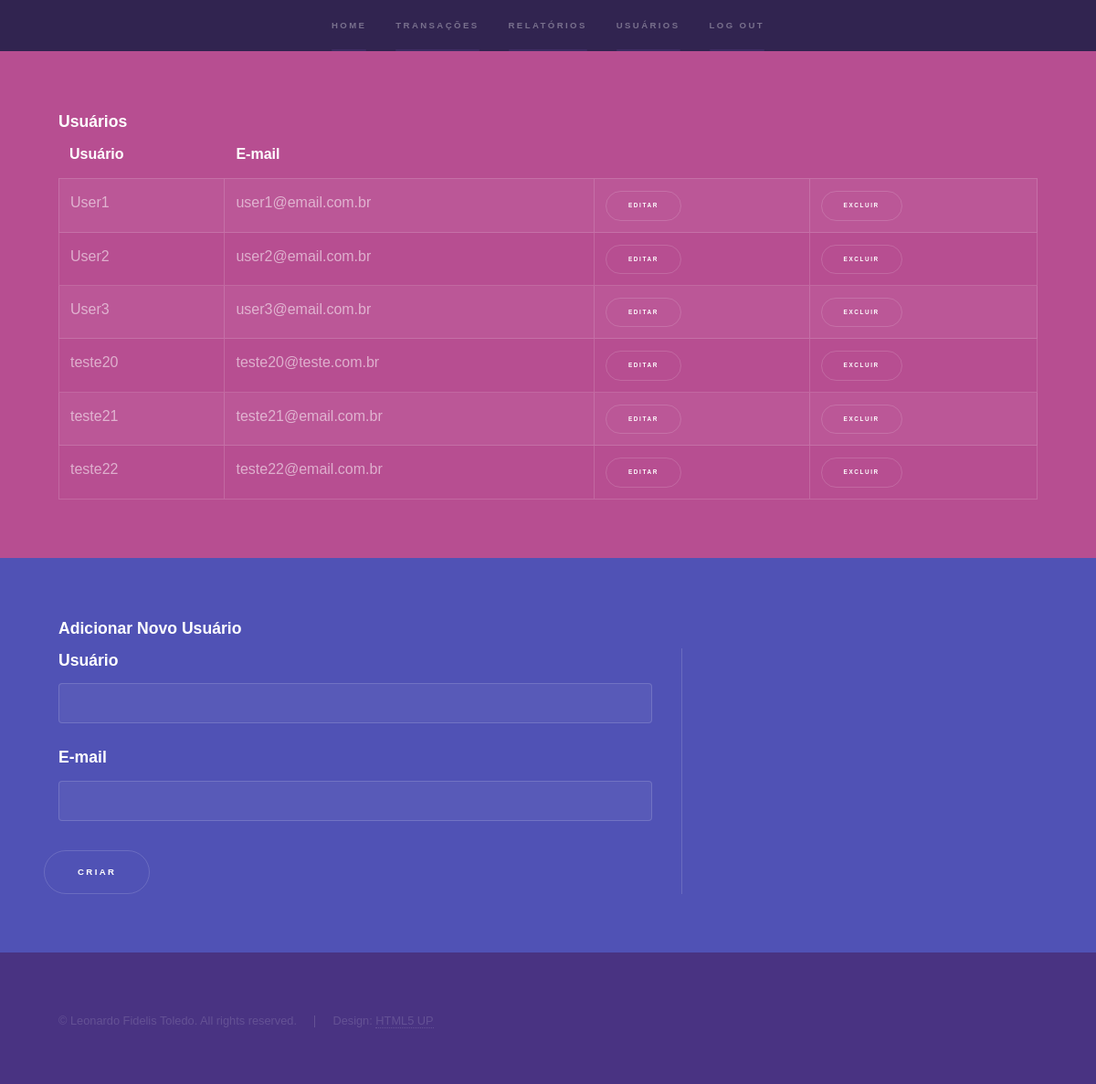
Screenshot of /users (signed in) with the database file from the repository.
### db/models.py (models this page shows, shortened)
class User(db.Model):
    __tablename__ = "users"
    email = db.Column(db.VARCHAR(30), nullable=False, primary_key=True, unique=True)
    username = db.Column(db.VARCHAR(15), nullable=False, unique=True)
    password = db.Column(db.VARCHAR(36), nullable=False)
    active = db.Column(db.VARCHAR(1), nullable=False, default=1)

### views/bp_users.py (the view)
@bp_users.route('/users', methods=['GET', 'POST',])
def users():
    if not dbUA.user_auth_check():
        return redirect(url_for('views.index', from_page=url_for('bp_users.users')))
    else:
        test = ""
        if request.method == 'POST':
            user_query = dbUQ.user_query_one(request.form['email'])
            if len(user_query) == 0:
                test = dbUCD.user_create(request)
            else:
                print('User already exists!')
        users_query = dbUQ.user_query_list()
        user_header_dict = tblCtrl.get_users_th()
        return render_template('users.html', logged=True, users_list=users_query, header_dict=user_header_dict, test_mail=test)

### controllers/database_users_auth.py (called while the page is built)
    @staticmethod
    def user_auth_check():
        if 'user_logged' not in session or session['user_logged'] == None:
            print('NOT LOGGED')
            return False
        else:
            print('IS LOGGED')
            return True

### controllers/database_users_query.py (called while the page is built)
    @staticmethod
    def user_list_remove_admin(user_list):
        for user in user_list:
            if user[0].email == "admin@email.com.br" or user[0].email == session['user_logged']:
                user_list.pop(user_list.index(user))
        return user_list

    @staticmethod
    def user_query_list():
        nn_result = db.session.execute(db.select(models.User).filter_by(active=1)).all()
        result = Controller.user_list_remove_admin(nn_result)
        if result is not None or result != "":
            print('Some entry found!')
            return result
        else:
            print('No entry found')
            return [[]]

### controllers/table_headers.py (called while the page is built)
    @staticmethod
    def get_users_th():
        header_dict = {
            "username": "Usuário",
            "email": "E-mail",
            }
        return header_dict

### templates/users.html (shortened to what this page needs)
{% extends "/parts/main.html" %}
{% block content %}
				<section id="three" class="wrapper style3">
					<div class="inner">
						<h3>Usuários</h3>
						<div class="table-wrapper">
							<table class="alt">
								<thead>
									<tr>
										{% for value in header_dict.values() %}
										<th>{{ value }}</th>
										{% endfor %}
									</tr>
								</thead>
								<tbody>
									{% for user in users_list %}
										<tr>
											{% for key in header_dict.keys() %}
												<td>{{ user[0][key] }}</td>
											{% endfor %}
											<td><a method="GET" href="{{ url_for('bp_users.user_details', user_data=user[0].email) }}" class="button small">Editar</a></td>
											<td><a method="POST" href="{{ url_for('bp_users.user_delete', user_data=user[0].email) }}" class="button small">Excluir</a></td>
										</tr>
									{% endfor %}
								</tbody>
							</table>
						</div>
					</div>
				</section>
				<section id="login" class="wrapper style2 fade-up">
					<div class="inner">
						<h3>Adicionar Novo Usuário</h3>
						<div class="split style1">
							<form method="POST" action="{{ url_for('bp_users.users') }}">
									<div class="fields">
										<div class="field whole">
											<label for="name">Usuário</label>
											<input type="text" name="username" id="username" />
										</div>
										<div class="field whole">
											<label for="name">E-mail</label>
											<input type="email" name="email" id="email" />
										</div>
									</div>
									<ul class="actions">
										<button class="button submit">Criar</a>
									</ul>
							</form>
						</div>
					</div>
				</section>
{% endblock %}

### templates/parts/main.html (shortened to what this page needs)
<!DOCTYPE HTML>
<html>
	<head>
		<link rel="stylesheet" href="{{ url_for('static', filename='/assets/css/main.css') }}" />
	</head>
	<body class="is-preload">
		{% import "/parts/sidebar.html" as sdb %}
		{% if logged %}
		{{ sdb.sdb_user() }}
		{% endif%}
			<div id="wrapper">
				{% block content %}
				{% endblock %}
			</div>
			<footer id="footer" class="wrapper style1-alt">
				<div class="inner">
					<ul class="menu">
						<li>&copy; Leonardo Fidelis Toledo. All rights reserved.</li><li>Design: <a href="http://html5up.net">HTML5 UP</a></li>
					</ul>
				</div>
			</footer>
	</body>
</html>

### templates/parts/sidebar.html (shortened to what this page needs)
{% macro sdb_user() %}
			<section id="sidebar">
				<div class="inner">
					<nav>
						<ul>
							<li><a href="/">Home</a></li>
							<li><a href="/imports">Transações</a></li>
							<li><a href="/reports">Relatórios</a></li>
							<li><a href="/users">Usuários</a></li>
							<li><a href="/logout">Log Out</a></li>
						</ul>
					</nav>
				</div>
			</section>
{% endmacro %}

### rows the page displays
User: username "User1" "user1@email.com.br"
User: username "User2" "user2@email.com.br"
User: username "User3" "user3@email.com.br"
User: username "teste20" "teste20@teste.com.br"
User: username "teste21" "teste21@email.com.br"
User: username "teste22" "teste22@email.com.br"

### other values shown
{{ value }} "Usuário" "E-mail"
